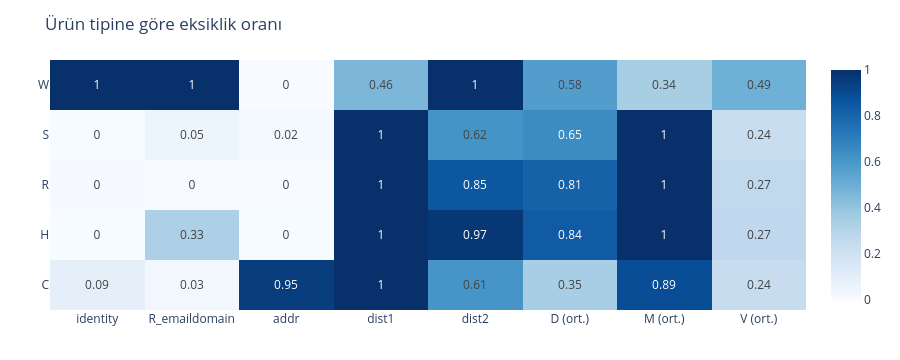
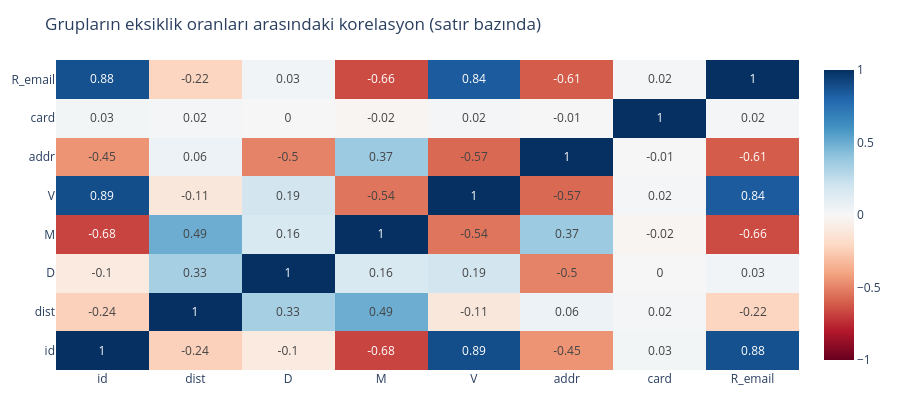
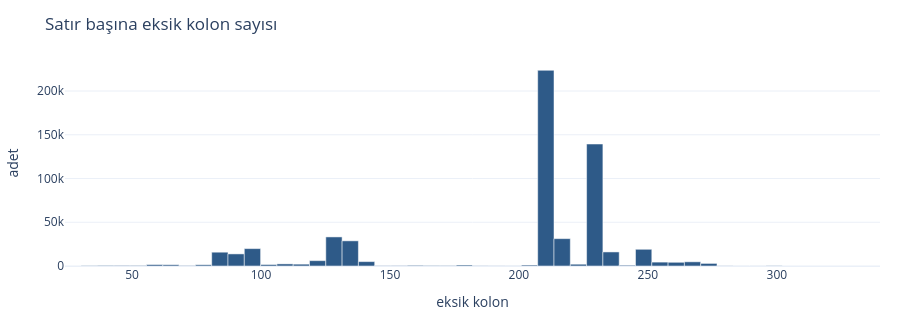

Notebook cell for these charts, in order:
### Code cell
# Eksiklik yapısal mı? Ürün tipine göre grup eksikliği
heat_cols = {"identity": ~df["has_identity"], "R_emaildomain": df["R_emaildomain"].isna(),
             "addr": df["addr1"].isna(), "dist1": df["dist1"].isna(), "dist2": df["dist2"].isna(),
             "D (ort.)": df[[c for c in df.columns if col_group(c) == "D"]].isna().mean(axis=1),
             "M (ort.)": df[[c for c in df.columns if col_group(c) == "M"]].isna().mean(axis=1),
             "V (ort.)": df[[c for c in df.columns if col_group(c) == "V"]].isna().mean(axis=1)}
by_prod = pd.DataFrame({k: v.groupby(df["ProductCD"], observed=True).mean() for k, v in heat_cols.items()})
display(by_prod.round(3))
fig = go.Figure(go.Heatmap(z=by_prod.values, x=by_prod.columns, y=by_prod.index.astype(str), colorscale="Blues",
                           text=np.round(by_prod.values, 2), texttemplate="%{text}", zmin=0, zmax=1))
fig.update_layout(title="Ürün tipine göre eksiklik oranı")
show(fig, 360)

# Gruplar arası eksiklik ilişkisi
grp_null = pd.DataFrame({g: df[[c for c in df.columns if col_group(c) == g]].isna().mean(axis=1)
                         for g in ["id", "dist", "D", "M", "V", "addr", "card"]})
grp_null["R_email"] = df["R_emaildomain"].isna().astype(float)
cm = grp_null.corr()
fig = go.Figure(go.Heatmap(z=cm.values, x=cm.columns, y=cm.index, colorscale="RdBu", zmin=-1, zmax=1,
                           text=np.round(cm.values, 2), texttemplate="%{text}"))
fig.update_layout(title="Grupların eksiklik oranları arasındaki korelasyon (satır bazında)")
show(fig, 420)

row_nulls = df.isna().sum(axis=1)
show(hist_fig(row_nulls, bins=50, title="Satır başına eksik kolon sayısı", xlabel="eksik kolon"), 320)
print(row_nulls.describe(percentiles=[.1, .5, .9]).round(1).to_frame("satır başına eksik").T)

### Figure 1 — Plotly figure (JSON) as saved in the notebook; plotly's stock layout.template omitted (floating-point values rounded to 4 significant figures)
{"data": [{"colorscale": [[0.0, "rgb(247,251,255)"], [0.125, "rgb(222,235,247)"], [0.25, "rgb(198,219,239)"], [0.375, "rgb(158,202,225)"], [0.5, "rgb(107,174,214)"], [0.625, "rgb(66,146,198)"], [0.75, "rgb(33,113,181)"], [0.875, "rgb(8,81,156)"], [1.0, "rgb(8,48,107)"]], "text": [[0.09, 0.03, 0.95, 1.0, 0.61, 0.35, 0.89, 0.24], [0.0, 0.33, 0.0, 1.0, 0.97, 0.84, 1.0, 0.27], [0.0, 0.0, 0.0, 1.0, 0.85, 0.81, 1.0, 0.27], [0.0, 0.05, 0.02, 1.0, 0.62, 0.65, 1.0, 0.24], [1.0, 1.0, 0.0, 0.46, 1.0, 0.58, 0.34, 0.49]], "texttemplate": "%{text}", "type": "heatmap", "x": ["identity", "R_emaildomain", "addr", "dist1", "dist2", "D (ort.)", "M (ort.)", "V (ort.)"], "y": ["C", "H", "R", "S", "W"], "z": [[0.09234, 0.03142, 0.9504, 1.0, 0.6097, 0.3468, 0.8917, 0.2407], [0.003513, 0.3277, 0.002544, 1.0, 0.9727, 0.837, 1.0, 0.2694], [0.004005, 0.0003448, 0.001326, 1.0, 0.8535, 0.8093, 1.0, 0.2683], [0.003698, 0.05074, 0.01797, 1.0, 0.6164, 0.6484, 1.0, 0.2362], [1.0, 1.0, 0.000555, 0.4581, 1.0, 0.5776, 0.3443, 0.4911]], "zmax": 1, "zmin": 0}], "layout": {"height": 360, "margin": {"b": 50, "l": 50, "r": 20, "t": 60}, "title": {"text": "Ürün tipine göre eksiklik oranı"}}}

### Figure 2 — Plotly figure (JSON) as saved in the notebook; plotly's stock layout.template omitted (floating-point values rounded to 4 significant figures)
{"data": [{"colorscale": [[0.0, "rgb(103,0,31)"], [0.1, "rgb(178,24,43)"], [0.2, "rgb(214,96,77)"], [0.3, "rgb(244,165,130)"], [0.4, "rgb(253,219,199)"], [0.5, "rgb(247,247,247)"], [0.6, "rgb(209,229,240)"], [0.7, "rgb(146,197,222)"], [0.8, "rgb(67,147,195)"], [0.9, "rgb(33,102,172)"], [1.0, "rgb(5,48,97)"]], "text": [[1.0, -0.24, -0.1, -0.68, 0.89, -0.45, 0.03, 0.88], [-0.24, 1.0, 0.33, 0.49, -0.11, 0.06, 0.02, -0.22], [-0.1, 0.33, 1.0, 0.16, 0.19, -0.5, -0.0, 0.03], [-0.68, 0.49, 0.16, 1.0, -0.54, 0.37, -0.02, -0.66], [0.89, -0.11, 0.19, -0.54, 1.0, -0.57, 0.02, 0.84], [-0.45, 0.06, -0.5, 0.37, -0.57, 1.0, -0.01, -0.61], [0.03, 0.02, -0.0, -0.02, 0.02, -0.01, 1.0, 0.02], [0.88, -0.22, 0.03, -0.66, 0.84, -0.61, 0.02, 1.0]], "texttemplate": "%{text}", "type": "heatmap", "x": ["id", "dist", "D", "M", "V", "addr", "card", "R_email"], "y": ["id", "dist", "D", "M", "V", "addr", "card", "R_email"], "z": [[1.0, -0.236, -0.09605, -0.6765, 0.8907, -0.4494, 0.02741, 0.8774], [-0.236, 1.0, 0.3347, 0.494, -0.1107, 0.05874, 0.02187, -0.218], [-0.09605, 0.3347, 1.0, 0.1568, 0.1885, -0.4975, -0.004646, 0.03221], [-0.6765, 0.494, 0.1568, 1.0, -0.5399, 0.3696, -0.02466, -0.655], [0.8907, -0.1107, 0.1885, -0.5399, 1.0, -0.5736, 0.02061, 0.8365], [-0.4494, 0.05874, -0.4975, 0.3696, -0.5736, 1.0, -0.006044, -0.6117], [0.02741, 0.02187, -0.004646, -0.02466, 0.02061, -0.006044, 1.0, 0.02122], [0.8774, -0.218, 0.03221, -0.655, 0.8365, -0.6117, 0.02122, 1.0]], "zmax": 1, "zmin": -1}], "layout": {"height": 420, "margin": {"b": 50, "l": 50, "r": 20, "t": 60}, "title": {"text": "Grupların eksiklik oranları arasındaki korelasyon (satır bazında)"}}}

### Figure 3 — Plotly figure (JSON) as saved in the notebook; plotly's stock layout.template omitted (floating-point values rounded to 4 significant figures)
{"data": [{"marker": {"color": "#2E5A88"}, "type": "bar", "width": [6.32, 6.32, 6.32, 6.32, 6.32, 6.32, 6.32, 6.32, 6.32, 6.32, 6.32, 6.32, 6.32, 6.32, 6.32, 6.32, 6.32, 6.32, 6.32, 6.32, 6.32, 6.32, 6.32, 6.32, 6.32, 6.32, 6.32, 6.32, 6.32, 6.32, 6.32, 6.32, 6.32, 6.32, 6.32, 6.32, 6.32, 6.32, 6.32, 6.32, 6.32, 6.32, 6.32, 6.32, 6.32, 6.32, 6.32, 6.32, 6.32, 6.32], "x": [27.16, 33.48, 39.8, 46.12, 52.44, 58.76, 65.08, 71.4, 77.72, 84.04, 90.36, 96.68, 103.0, 109.3, 115.6, 122.0, 128.3, 134.6, 140.9, 147.2, 153.6, 159.9, 166.2, 172.5, 178.8, 185.2, 191.5, 197.8, 204.1, 210.4, 216.8, 223.1, 229.4, 235.7, 242.0, 248.4, 254.7, 261.0, 267.3, 273.6, 280.0, 286.3, 292.6, 298.9, 305.2, 311.6, 317.9, 324.2, 330.5, 336.8], "y": [27, 344, 622, 611, 588, 1608, 1450, 473, 1416, 15788, 13836, 19885, 1695, 2400, 2099, 6115, 33241, 28755, 5031, 297, 368, 735, 493, 427, 1111, 240, 164, 113, 1079, 223685, 31273, 2047, 139411, 16066, 867, 19096, 4441, 4245, 4793, 2963, 173, 42, 54, 288, 29, 14, 32, 6, 2, 2]}], "layout": {"bargap": 0, "height": 320, "margin": {"b": 50, "l": 50, "r": 20, "t": 60}, "title": {"text": "Satır başına eksik kolon sayısı"}, "xaxis": {"title": {"text": "eksik kolon"}}, "yaxis": {"title": {"text": "adet"}}}}
